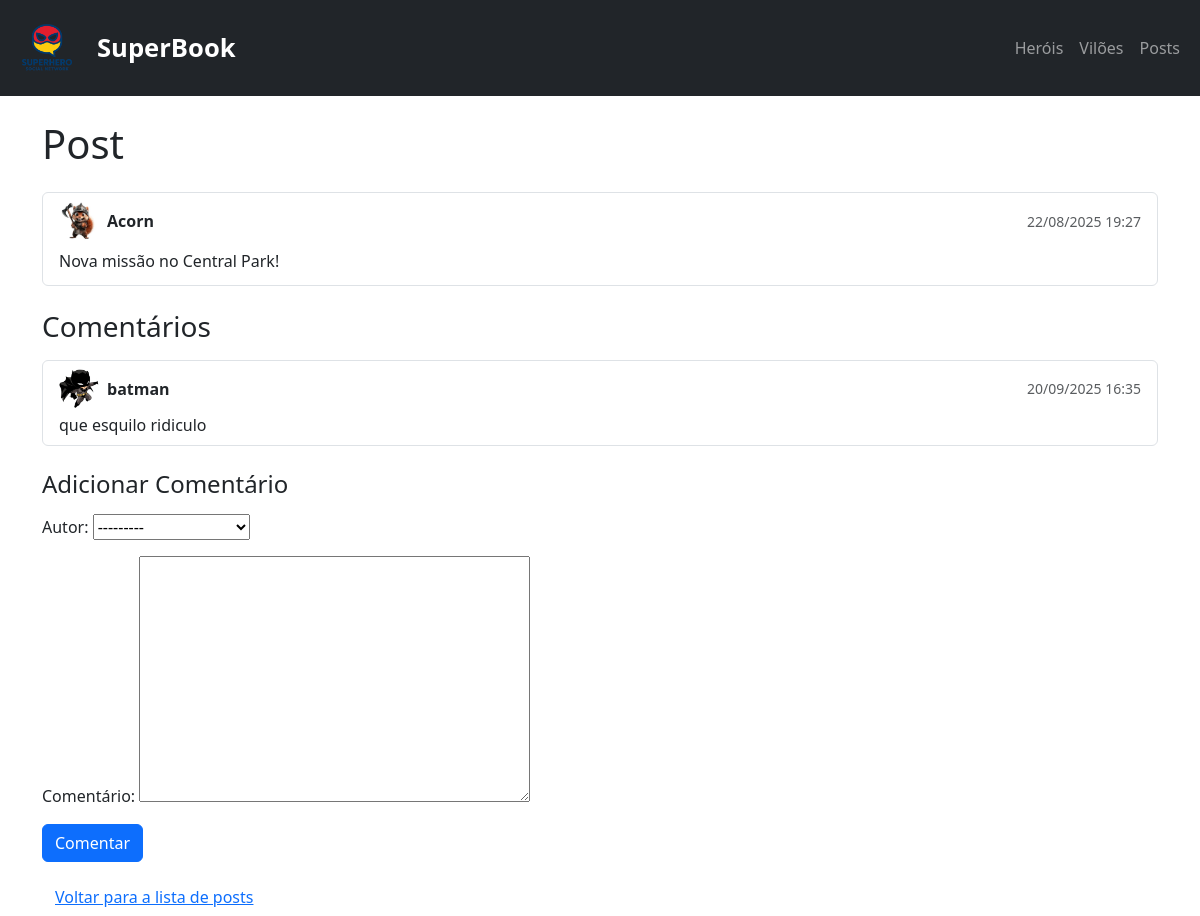
Page /posts/2/ on the committed database.
### posts/models.py (models this page shows, shortened)
class Post(models.Model):
    autor = models.ForeignKey(Hero,on_delete=models.CASCADE, related_name="posts")
    mensagem = models.TextField()
    criado_em = models.DateTimeField(auto_now_add=True)

### heroes/models.py (models this page shows)
class Hero (models.Model):
    codinome = models.CharField(max_length=50, unique=True)
    poder_principal = models.CharField(max_length=100, blank=True, null=True)
    cidade = models.CharField(max_length=100)
    historia = models.TextField(blank=True, null=True)
    criado_em = models.DateTimeField(auto_now_add=True)
    foto = models.ImageField(upload_to='herois/', blank=True, null=True)
    def __str__(self):
        return self.codinome

### comments/models.py (models this page shows, shortened)
class Comentario(models.Model):
    post = models.ForeignKey(Post, on_delete=models.CASCADE, related_name="comentarios")
    autor = models.ForeignKey(Hero, on_delete=models.CASCADE)
    conteudo = models.TextField("Comentário")
    criado_em = models.DateTimeField(auto_now_add=True)

### posts/views.py (the view)
# urls.py: path("<int:pk>/", views.detalhe_post, name="post_detail"),
def detalhe_post(request, pk):
    post = Post.objects.get(pk=pk)
    comentarios = post.comentarios.all().order_by("-criado_em")
    if request.method == "POST":
        form = ComentarioForm(request.POST)
        if form.is_valid():
            comentario = form.save(commit=False)
            comentario.post = post
            comentario.save()
            return redirect("post_detail", pk=post.pk)
    else:
        form = ComentarioForm()
    return render(request, "posts/post_detail.html", {
        "post": post,
        "comentarios": comentarios,
        "form": form
    })

### comments/forms.py
class ComentarioForm(forms.ModelForm):
    class Meta:
        model = Comentario
        fields = ['autor', 'conteudo']  # autor será um select de heróis

### posts/templates/posts/post_detail.html (shortened to what this page needs)
{% extends "base.html" %}
{% block content %}
<h1 class="mb-4">Post</h1>
<div class="list-group mb-4">
  <div class="list-group-item">
    <div class="d-flex align-items-center justify-content-between mb-2">
      <div class="d-flex align-items-center">
        {% if post.autor.foto %}
          <img src="{{ post.autor.foto.url }}" class="hero-avatar-post me-2" alt="{{ post.autor.codinome }}">
        {% endif %}
        <strong>{{ post.autor.codinome }}</strong>
      </div>
      <small class="text-muted">{{ post.criado_em|date:"d/m/Y H:i" }}</small>
    </div>
    <p class="mb-1">{{ post.mensagem }}</p>
  </div>
</div>
<h3 class="mb-3">Comentários</h3>
<ul class="list-group mb-4">
  {% for comentario in comentarios %}
    <li class="list-group-item">
      <div class="d-flex align-items-center justify-content-between mb-1">
        <div class="d-flex align-items-center">
          {% if comentario.autor.foto %}
            <img src="{{ comentario.autor.foto.url }}" class="hero-avatar-post me-2" alt="{{ comentario.autor.codinome }}">
          {% endif %}
          <strong>{{ comentario.autor.codinome }}</strong>
        </div>
        <small class="text-muted">{{ comentario.criado_em|date:"d/m/Y H:i" }}</small>
      </div>
      <p class="mb-0">{{ comentario.conteudo }}</p>
    </li>
  {% empty %}
    <li class="list-group-item text-center text-muted">
      Nenhum comentário ainda.
    </li>
  {% endfor %}
</ul>
<h4 class="mb-3">Adicionar Comentário</h4>
<form method="post">
    {{ form.as_p }}
    <button type="submit" class="btn btn-primary">Comentar</button>
</form>
<a href="{% url 'lista_posts' %}" class="btn btn-link mt-3">Voltar para a lista de posts</a>
{% endblock %}

### static/css/style.css (style rules this page uses)
.hero-avatar-post { width: 40px; height: 40px; border-radius: 50%; object-fit: cover; }

### rows in the picture
Post: autor.foto (picture), autor.codinome "Acorn", criado_em "22/08/2025 19:27", mensagem "Nova missão no Central Park!"
Comentario: autor.foto (picture), autor.codinome "batman", criado_em "20/09/2025 16:35", conteudo "que esquilo ridiculo"
